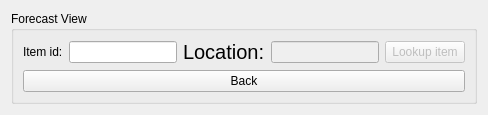
        <widget class="QWidget" name="forecast_view_page">
         <layout class="QVBoxLayout" name="verticalLayout_27">
          <item>
           <widget class="QGroupBox" name="groupBox">
            <property name="minimumSize">
             <size>
              <width>0</width>
              <height>0</height>
             </size>
            </property>
            <property name="title">
             <string>Forecast View</string>
            </property>
            <layout class="QVBoxLayout" name="verticalLayout_40">
             <item>
              <layout class="QVBoxLayout" name="verticalLayout_39">
               <item>
                <layout class="QVBoxLayout" name="verticalLayout_28" stretch="10,1,1">
                 <item>
                  <layout class="QVBoxLayout" name="verticalLayout_66"/>
                 </item>
                 <item>
                  <layout class="QHBoxLayout" name="horizontalLayout_6">
                   <item>
                    <widget class="QLabel" name="label_21">
                     <property name="text">
                      <string>Item id:</string>
                     </property>
                    </widget>
                   </item>
                   <item>
                    <widget class="QLineEdit" name="forecast_view_item_id_line_edit"/>
                   </item>
                   <item>
                    <widget class="QLabel" name="forecast_view_location_label">
                     <property name="font">
                      <font>
                       <pointsize>15</pointsize>
                      </font>
                     </property>
                     <property name="text">
                      <string>Location:</string>
                     </property>
                    </widget>
                   </item>
                   <item>
                    <widget class="QLineEdit" name="forecast_view_location_line_edit">
                     <property name="enabled">
                      <bool>false</bool>
                     </property>
                    </widget>
                   </item>
                   <item>
                    <widget class="QPushButton" name="look_up_forecast_view_pb">
                     <property name="enabled">
                      <bool>false</bool>
                     </property>
                     <property name="text">
                      <string>Lookup item</string>
                     </property>
                    </widget>
                   </item>
                  </layout>
                 </item>
                 <item>
                  <widget class="QPushButton" name="back_forecast_view_pb">
                   <property name="text">
                    <string>Back</string>
                   </property>
                  </widget>
                 </item>
                </layout>
               </item>
              </layout>
             </item>
            </layout>
           </widget>
          </item>
         </layout>
        </widget>
